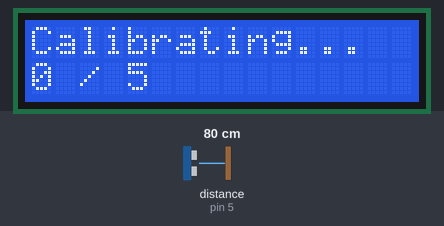
This sketch was run on a simulated Arduino Uno, built with avr-gcc and run on an emulated ATmega328P. Parts: 16×2 character LCD. Wiring (inferred from the names in the program): ultrasonic range finder: trigger pin 6; echo pin 5. The inputs (shaded band) are chosen by the test bench; at power-on: distance to the obstacle (sensor on pin 5) 80 cm. The echo pulse lasts 58.3 µs per cm.

Above: at 0.1 s.
At 1.1 s:
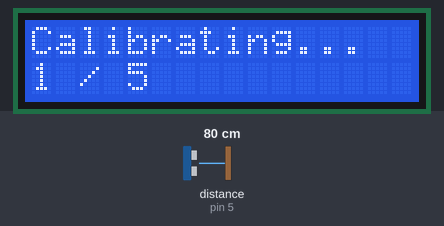
At 2.1 s:
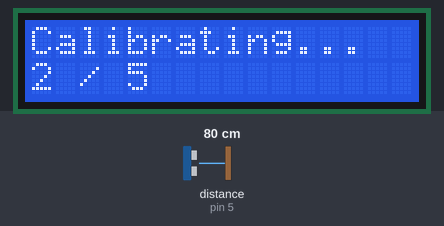
At 3.1 s:
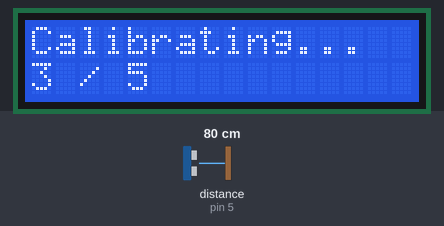
At 4.1 s:
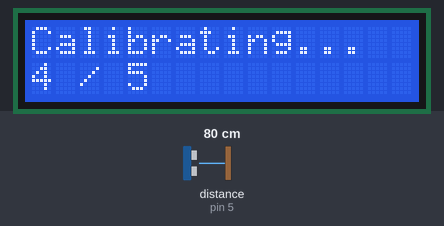
At 5.6 s:
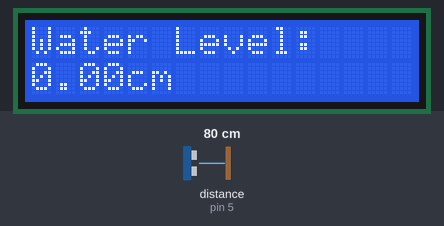

Measured:
- what the display in image 0 shows lasts 0.9 s, from 0.1 s to 1.0 s
- what the display in image 4 shows lasts 1.4 s, from 4.1 s to 5.5 s

The sketch:

Water-Level-Sensor.ino
```cpp
// include the library code:
#include <LiquidCrystal.h>

// initialize the library by associating any needed LCD interface pin
// with the arduino pin number it is connected to
const int rs = 2, en = 3, d4 = 9, d5 = 10, d6 = 11, d7 = 12;
LiquidCrystal lcd(rs, en, d4, d5, d6, d7);

// defines pins numbers
const int powerPin = 7;
const int trigPin = 6;
const int echoPin = 5;
double averageDepth;
int counter = 0;

// defines variables
long duration;
int distance;
void setup() {
  lcd.begin(16, 2);

  // Use pin 7 as a 5v output for the sensor.
  pinMode(powerPin, OUTPUT);
  digitalWrite(powerPin, HIGH);

  pinMode(trigPin, OUTPUT); // Sets the trigPin as an Output
  pinMode(echoPin, INPUT); // Sets the echoPin as an Input
  Serial.begin(9600); // Starts the serial communication

  lcd.clear();
  lcd.setCursor(0, 0);
  lcd.print("Calibrating...");
}
void loop() {
  // Clears the trigPin
  digitalWrite(trigPin, LOW);
  delayMicroseconds(2);
  // Sets the trigPin on HIGH state for 10 micro seconds
  digitalWrite(trigPin, HIGH);
  delayMicroseconds(10);
  digitalWrite(trigPin, LOW);
  // Reads the echoPin, returns the sound wave travel time in microseconds
  duration = pulseIn(echoPin, HIGH);
  // Calculating the distance
  double distance = duration * 0.029 / 2;

  if (millis() < 5000){
    // Calibration stage, calculate the distance to the bottom of the cup.
    if (distance < 500 and distance > 0){
      averageDepth += distance;
      counter += 1;
    }
    lcd.setCursor(0, 1);
    lcd.print(millis() / 1000);
    lcd.print(" / 5");
    delay(50);

  }
  else{
    int c2 = 0;
    double test = 0;
    for (int i = 0; i < 10; i++){
      test += (averageDepth/counter) - distance;
      c2 += 1;
      delay(50);
    }
    lcd.clear();
    lcd.setCursor(0,0);
    lcd.print("Water Level:");
    lcd.setCursor(0, 1);
    lcd.print(test/c2);
    lcd.print("cm");
  }


}
```
